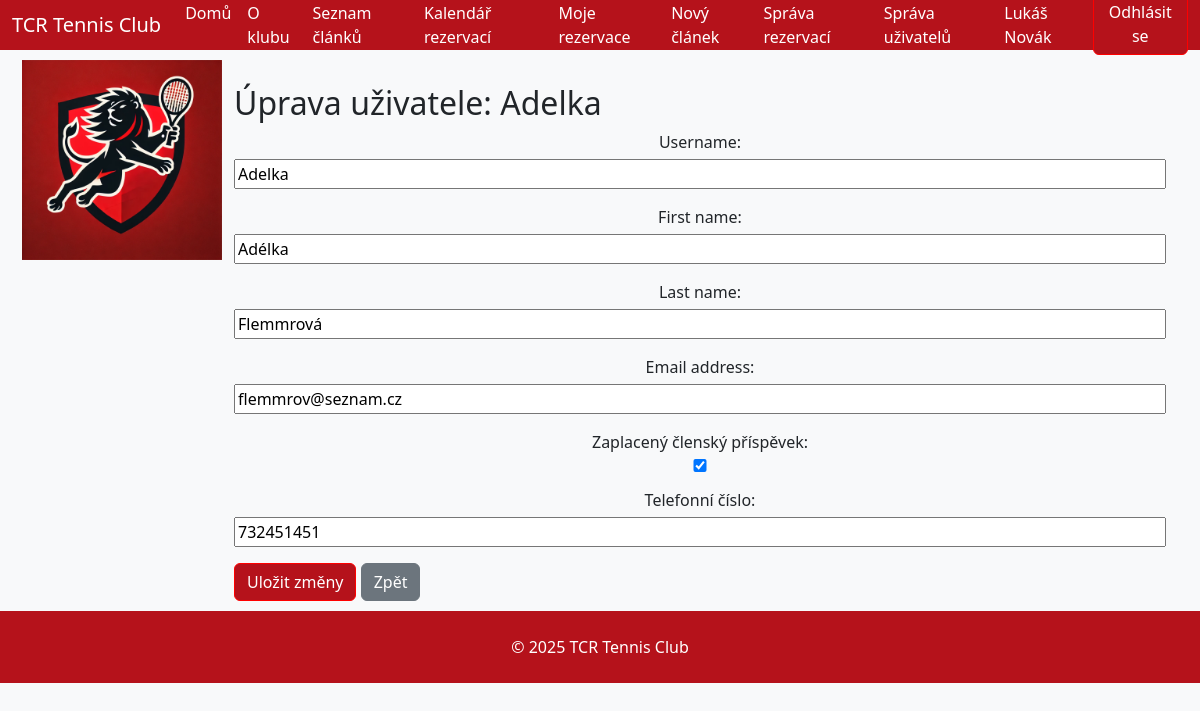
The app's page /users/admin/users/edit/11/ (signed in) with its own data.
### users/models.py (models this page shows, shortened)
class CustomUser(AbstractUser):
    membership_paid = models.BooleanField(default=False, verbose_name="Zaplacený členský příspěvek")
    roles = models.ManyToManyField(Role, through='UserRole', related_name="users", blank=True)
    membership_paid = models.BooleanField(default=False, verbose_name="Zaplacený členský příspěvek")
    roles = models.ManyToManyField(Role, through='UserRole', related_name="users", blank=True)
    phone_number = models.CharField(
        max_length=20,
        verbose_name="Telefonní číslo",
        validators=[
            RegexValidator(r'^\+?[\d\s]+$', 'Zadejte platné telefonní číslo.')
            ],
        blank=False,
        null=False
    )

### users/views.py (the view)
# urls.py: path('admin/users/edit/<int:user_id>/', admin_edit_user, name='admin_edit_user'),
@login_required
@user_passes_test(lambda u: u.is_staff)
def admin_edit_user(request, user_id):
    target_user = get_object_or_404(CustomUser, pk=user_id)
    if request.method == 'POST':
        form = CustomUserForm(request.POST, instance=target_user)
        if form.is_valid():
            form.save()
            messages.success(request, f"Uživatel {target_user.username} byl úspěšně upraven.")
            return redirect('user_management')
        else:
            messages.error(request, "Formulář obsahuje chyby. Zkontrolujte prosím všechna pole.")
    else:
        form = CustomUserForm(instance=target_user)
    return render(request, 'user_edit_profile.html', {
        'form': form,
        'target_user': target_user
    })

### users/forms.py
class CustomUserForm(UserChangeForm):
    password = None  # nechceme zobrazovat pole pro heslo
    class Meta:
        model = CustomUser
        fields = ['username', 'first_name', 'last_name', 'email', 'membership_paid', 'phone_number']

### users/templates/user_edit_profile.html (shortened to what this page needs)
{% extends 'base.html' %}
{% load static %}
{% block content %}
<div class="container mt-4">
  <h2>Úprava uživatele: {{ target_user.username }}</h2>
  <form method="post" novalidate>
    {% for field in form %}
      <div class="form-group mb-3">
        {{ field.label_tag }}
        {{ field }}
      </div>
    {% endfor %}
    <button type="submit" class="btn btn-custom">Uložit změny</button>
    <a href="{% url 'user_management' %}" class="btn btn-secondary">Zpět</a>
  </form>
</div>
{% endblock %}

### core/templates/header.html (shortened to what this page needs)
{% load static %}
<header>
  <nav class="navbar navbar-expand-lg" style="background-color: #b5121b; height: 50px;">
    <div class="container-fluid">
      <a class="navbar-brand text-white" href="{% url 'home' %}">TCR Tennis Club</a>
      <div class="collapse navbar-collapse" id="navbarSupportedContent">
        <ul class="navbar-nav ms-auto mb-2 mb-lg-0">
          <li class="nav-item"><a class="nav-link text-white" href="{% url 'home' %}">Domů</a></li>
          <li class="nav-item"><a class="nav-link text-white" href="{% url 'about' %}">O klubu</a></li>
          <li class="nav-item"><a class="nav-link text-white" href="{% url 'article_list' %}">Seznam článků</a></li>
          <li class="nav-item"><a class="nav-link text-white" href="{% url 'calendar' %}">Kalendář rezervací</a></li>
          <li class="nav-item"><a class="nav-link text-white" href="{% url 'my_reservations' %}">Moje rezervace</a></li>
          {% if user.is_authenticated and user.is_staff %}
            <li class="nav-item"><a class="nav-link text-white" href="{% url 'article_create' %}">Nový článek</a></li>
            <li class="nav-item"><a class="nav-link text-white" href="{% url 'admin_reservations' %}">Správa rezervací</a></li>
            <li class="nav-item"><a class="nav-link text-white" href="{% url 'user_management' %}">Správa uživatelů</a></li>
          {% endif %}
          {% if user.is_authenticated %}
            <li class="nav-item"><a class="nav-link text-white" href="{% url 'profile' %}">
                {{ user.get_full_name|default:user.username }}
              </a>
            </li>
            <form action="{% url 'logout' %}" method="post" style="display:inline;">
              <button type="submit" class="btn btn-custom">Odhlásit se</button>
            </form>
          {% endif %}
        </ul>
      </div>
    </div>
  </nav>
</header>

### static/css/style.css (style rules this page uses)
.form-group label { display: block; text-align: center; margin-bottom: 5px; }
.form-group input { display: block; width: 100%; margin-bottom: 15px; }
.btn-custom { background-color: #b5121b; border-color: red; color:white; transition: transform 0.3s ease; }
.form-group { margin-bottom: 1em; }

### records on screen
CustomUser: get_full_name "Lukáš Novák"
CustomUser: username "Adelka", form "Adelka" "Adélka" "Flemmrová" "flemmrov@seznam.cz" "☑" "732451451"

### other values on screen
{{ field.label_tag }} "Username:" "First name:" "Last name:" "Email address:" "Zaplacený členský příspěvek:" "Telefonní číslo:"
